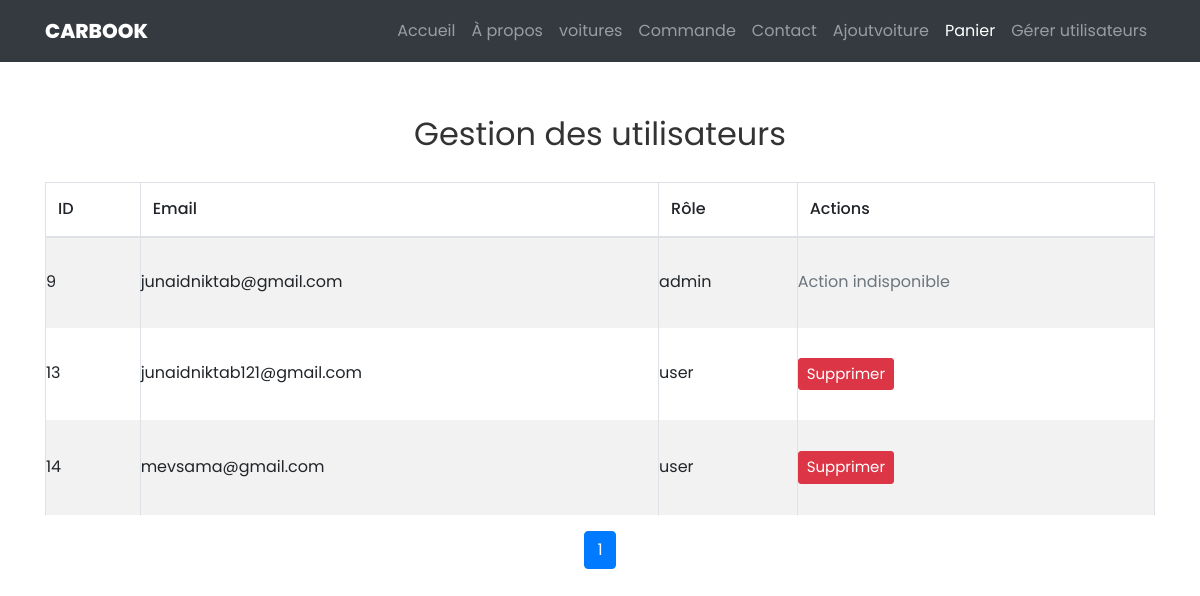
Page /gerer.php (signed in) on the committed database.
### tables this page shows
CREATE TABLE `users` (
  `id` int(11) NOT NULL,
  `email` varchar(255) NOT NULL,
  `password` varchar(255) NOT NULL,
  `role` enum('user','admin') DEFAULT 'user'
);

### gerer.php (the view, shortened to what this page needs)
<?php
include "dbconnect.php";
$limit = 5;
$page = isset($_GET['page']) ? (int)$_GET['page'] : 1;
$offset = ($page - 1) * $limit;
$total_query = "SELECT COUNT(*) AS total FROM users";
$total_result = mysqli_query($connect, $total_query);
$total_row = mysqli_fetch_assoc($total_result);
$total_users = $total_row['total'];
$total_pages = ceil($total_users / $limit);
$query = "SELECT * FROM users LIMIT $limit OFFSET $offset";
$result = mysqli_query($connect, $query);
?>
<!DOCTYPE html>
<html lang="fr">
<head>
    <link rel="stylesheet" href="css/open-iconic-bootstrap.min.css">
    <link rel="stylesheet" href="css/animate.css">
    <link rel="stylesheet" href="css/owl.carousel.min.css">
    <link rel="stylesheet" href="css/owl.theme.default.min.css">
    <link rel="stylesheet" href="css/magnific-popup.css">
    <link rel="stylesheet" href="css/aos.css">
    <link rel="stylesheet" href="css/ionicons.min.css">
    <link rel="stylesheet" href="css/bootstrap-datepicker.css">
    <link rel="stylesheet" href="css/jquery.timepicker.css">
    <link rel="stylesheet" href="css/flaticon.css">
    <link rel="stylesheet" href="css/icomoon.css">
    <link rel="stylesheet" href="css/style.css">
</head>
<body>
<nav class="navbar navbar-expand-lg navbar-dark ftco_navbar bg-dark ftco-navbar-dark" id="ftco-navbar">
    <div class="container">
        <a class="navbar-brand" href="index.php">Car<span>Book</span></a>
        <div class="collapse navbar-collapse" id="ftco-nav">
            <ul class="navbar-nav ml-auto">
                <li class="nav-item"><a href="index.php" class="nav-link">Accueil</a></li>
                <li class="nav-item"><a href="about.php" class="nav-link">À propos</a></li>
                <li class="nav-item"><a href="car.php" class="nav-link">voitures</a></li>
                <li class="nav-item"><a href="command.php" class="nav-link">Commande</a></li>
                <li class="nav-item"><a href="contact.php" class="nav-link">Contact</a></li>
                <li class="nav-item"><a href="add.php" class="nav-link">Ajoutvoiture</a></li>
                <?php if (isset($_SESSION['user_id'])): ?>
                    <li class="nav-item active"><a href="cart.php" class="nav-link">Panier</a></li>
                <?php else: ?>
                    <li class="nav-item"><a href="connect.php" class="nav-link">Se connecter</a></li>
                <?php endif; ?>
                <?php if (isset($_SESSION['role']) && $_SESSION['role'] === 'admin'): ?>
                    <li class="nav-item"><a href="gerer.php" class="nav-link">Gérer utilisateurs</a></li>
                <?php endif; ?>
            </ul>
        </div>
    </div>
</nav>
<div class="container mt-5">
    <h2 class="text-center">Gestion des utilisateurs</h2>
    <table class="table table-bordered table-striped mt-4">
        <thead>
            <tr>
                <th>ID</th>
                <th>Email</th>
                <th>Rôle</th>
                <th>Actions</th>
            </tr>
        </thead>
        <tbody>
            <?php while ($user = mysqli_fetch_assoc($result)): ?>
                <tr>
                    <td><?php echo $user['id']; ?></td>
                    <td><?php echo $user['email']; ?></td>
                    <td><?php echo $user['role']; ?></td>
                    <td>
                        <?php if ($user['role'] !== 'admin'): ?>
                            <form method="post" style="display:inline;">
                                <button type="submit" class="btn btn-danger btn-sm" onclick="return confirm('Êtes-vous sûr de vouloir supprimer cet utilisateur ?');">Supprimer</button>
                            </form>
                        <?php else: ?>
                            <span class="text-muted">Action indisponible</span>
                        <?php endif; ?>
                    </td>
                </tr>
            <?php endwhile; ?>
        </tbody>
    </table>
    <nav>
        <ul class="pagination justify-content-center">
            <?php for ($i = 1; $i <= $total_pages; $i++): ?>
                <li class="page-item <?php if ($i == $page) echo 'active'; ?>">
                    <a class="page-link" href="gerer.php?page=<?php echo $i; ?>"><?php echo $i; ?></a>
                </li>
            <?php endfor; ?>
        </ul>
    </nav>
</div>
</body>
</html>

### rows in the picture
users: id "9", email "junaidniktab@gmail.com", role "admin", shows "Action indisponible"
users: id "13", email "junaidniktab121@gmail.com", role "user"
users: id "14", email "mevsama@gmail.com", role "user"
